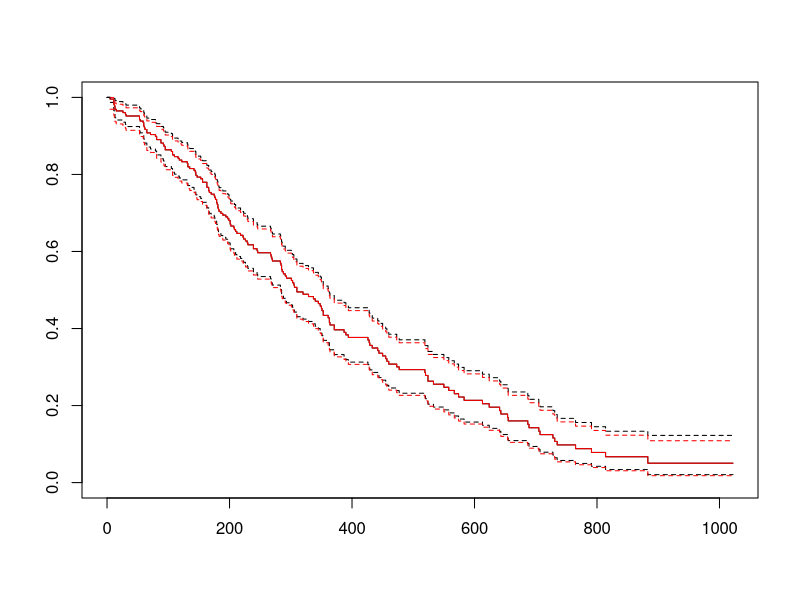

Write R code to recreate this figure.
# ------------------------------------------------------------------------------
# Title: KM estimator calculation
# Author: Ryan Gan
# Date: 2024-05-10
# Purpose: Coding up calculation of KM estimator for educational purposes
# ------------------------------------------------------------------------------


# survival library
library(survival)


# using lung dataset

# sorted unique times
times <- unique(sort(lung$time))
event_times <- sort(lung[which(lung$status == 2), "time"])
censor_times <- sort(lung[which(lung$status == 1), "time"])

N <- length(times)

# initial n at risk
n.risk.init <- nrow(lung)

# empty vector of survival
surv <- rep(1, N)
n.event <- rep(0, N)
# n.cesnor
n.censor <- rep(0, N)
# n at risk
n.risk <- rep(n.risk.init, N)


# for loop to calcuate metrics
for ( i in 1:N) {

    if (i == 1) {
        
        # event during interval
        n.event[i] <- sum(event_times <= times[i]) 
        # censor during interval
        n.censor[i] <- sum(censor_times <= times[i]) 

        # find at risk subset
        n.risk[i] <- n.risk.init

        # find surv prop
        surv[i] <- (1 - (n.event[i] / n.risk[i])) 

    } else {

        # event during interval
        n.event[i] <- sum(event_times > times[i-1] & event_times <= times[i]) 
        # censor during interval
        n.censor[i] <- sum(censor_times > times[i-1] & censor_times <= times[i])

        # find at risk subset
        n.risk[i] <- n.risk[i-1] - (n.event[i-1] + n.censor[i-1])

        # surv conditioned on previous surv (cumulative product)
        surv[i] <- (1 - (n.event[i] / n.risk[i])) * surv[i-1]


    }


}

# variance
#var = S(t)^2 * sum( di / (ni*(ni - di)) )

# SE = sqrt(var)
se <- sqrt( surv^2 * cumsum(n.event / (n.risk*(n.risk - n.event)))  )
# normal approx to conf
upper.95 <- surv^exp( (qnorm(0.975)*se)/surv/log(surv) )
lower.95 <- surv^exp( (qnorm(0.025)*se)/surv/log(surv) )

# surv dataframe
surv_df <- data.frame(times, n.risk, n.event, n.censor, surv, se, lower.95, upper.95)


# KM fit
km.fit <- survfit(Surv(time, status) ~ 1, data = lung)

# res <- summary(km.fit)

# Plot to check output of km.fit vs calculated. looks pretty good.
# plot km fit
plot(km.fit)
# plot calculated surv
lines(times, surv, add = TRUE, type = "s", col = "red")
lines(times, lower.95, add = TRUE, type = "s", col = "red", lty = 2)
lines(times, upper.95, add = TRUE, type = "s", col = "red", lty = 2)

